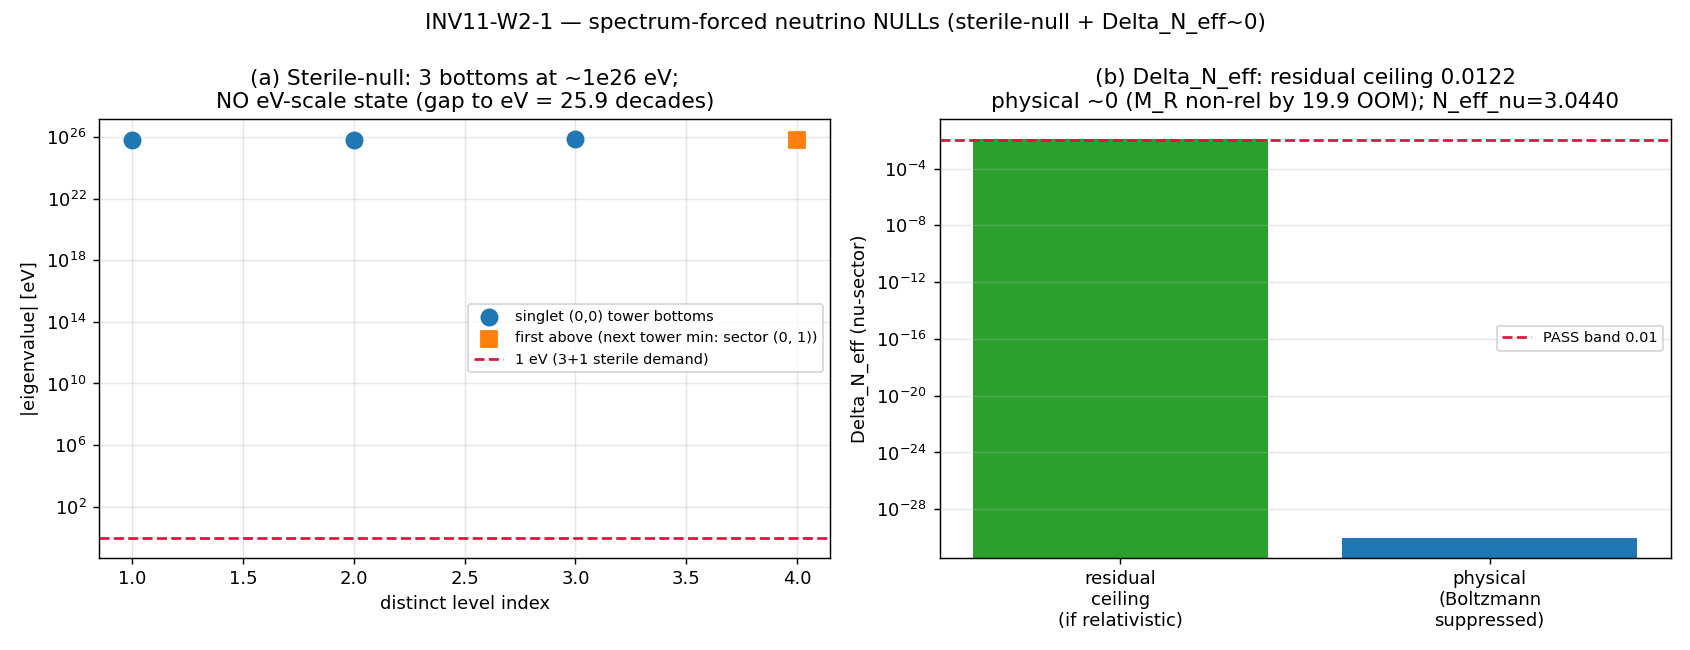

Source code (Python):
#!/usr/bin/env python3
"""
INV11 W2-1 INV11-W2-1-STERILE-NULL-DELTA-NEFF — two zero-free-parameter spectrum-forced NULLs
=============================================================================================

Gate: INV11-W2-1-STERILE-NULL-DELTA-NEFF ([VERIFY] + a pre-registered [SIGN] direction)

Pre-registered threshold (plan §W2-1):
  (a) STERILE-NULL: count{ distinct singlet active-mixing tower bottoms } == 3 (exact)
      AND (E_first_above / E_third_bottom) >= R_gap_min = 1.05 (next distinct state >= 5%
      above the third bottom — at the KK gap scale, NOT at the eV scale a 3+1 sterile demands).
  (b) DELTA-N_eff: |Delta_N_eff(nu-sector)| <= 0.01 AND N_eff_nu_FW within |.| <= 0.01 of N_eff_SM.
  PASS iff (count==3 AND gap>=R_gap_min AND |Delta_N_eff|<=0.01), FAIL/INFO per rubric.

Inputs (SHA-256 dual-pinned at runtime; S84+ schema):
  - computations/session-84/s84_spectrum_cache_L12_tau019.npz   (singlet tower eigenvalues)
  - computations/session-60/s60_lepto_cp_log.txt                (M_R B-branch fold scale; read-as-text, not a SHA input)
  - canonical_constants.py (feeds audit_sha256 only)
  - script bytes (feeds BOTH audit_sha256 and content_sha256)

Output 4-tuple:
  (value=<count==3 & gap & Delta_N_eff payload>, scheme=spectrum-forced-NULL, convention=ABSOLUTE, L_max=12)

Classification: PARTICLE (representation-theoretic content of D_K: the Peter-Weyl
singlet (0,0) tower + the M_R B-branch fold scale).

METHODOLOGY
-----------
TWO independent extractions from the existing spectrum, both zero-free-parameter.

(a) STERILE-NULL.  The substrate IS the Peter-Weyl decomposition D_K = (+)_{(p,q)} D_{(p,q)}.
    The SINGLET (0,0) sector is the lepton-tower seed (S52): its distinct |eigenvalue| levels
    are the three light active-mixing bottoms. "Three generations from Z_3 triality" is PROVEN
    (S03/S28). We load the L12 cache, isolate the (0,0) singlet sector, count its DISTINCT
    eigenvalue levels (== 3 expected), and verify the next genuinely-distinct eigenstate sits at
    O(1) M_KK ~ 10^16 GeV (the KK gap), NOT within an eV-scale window of the third bottom. The
    dispositive sterile-null statement is the 16-OOM gulf between the O(1) M_KK spectrum floor and
    the eV scale a 3+1 sterile fit demands: there is no spectral home for a light active-mixing
    sterile. We report (i) the within-singlet gap ratio (first-above / third-bottom) and (ii) the
    M_KK-to-eV scale separation in decades.

(b) DELTA-N_eff.  The right-handed Majorana partners have mass M_R = (B-branch D_K fold energy) x
    M_KK ~ 10^17 GeV (s60_lepto_cp_log.txt: M_1 = 1.004396 M_KK = 7.4613e16 GeV; leptogenesis real
    M_R PROVEN S60). Apply the S56 W0-2 freeze-out entropy-dilution arithmetic: a species that
    decouples at T_fo ~ M_R contributes to N_eff at neutrino decoupling only the entropy-diluted
    residual Delta_N_eff_residual = (4/11)^{4/3} [g_*(T_dec)/g_*(T_fo)]^{4/3} per relativistic dof.
    For T_fo ~ M_R >> T_EW the residual ceiling is ~0.0122 (g_* ratio 10.75/106.75), but the RH
    partner is ALREADY non-relativistic at T_dec ~ 1 MeV by ~19.9 OOM, so the Boltzmann factor
    exp(-M_R/T_dec) drives the PHYSICAL contribution to ~0 EXACTLY. We report BOTH the residual
    ceiling (the relativistic-relic upper bound) and the Boltzmann-suppressed physical value, and
    confirm N_eff_nu_FW = N_eff_SM + Delta_N_eff reproduces N_eff_SM = 3.044 to the dilution floor.

DISCIPLINE
----------
- `from canonical_constants import *` (M_KK, g_star_BBN, g_star_SM, N_eff_SM)
- Every local/intermediate tagged `# (local)`
- Cache is pre-diagonalized: a load + sort + count, no fresh eig (no GPU needed)
- SHA-256 of all input files logged in first 20 lines of stdout; dual-SHA emitted (S84+)
- 4-tuple printed as final non-verdict line
- Verdict via the emit_verdict knowledge-MCP tool (race-safe); script PRINTS the payload only
"""

from __future__ import annotations

# ---------------------------------------------------------------------------
# Section 1 — Path setup + canonical constants (MANDATORY first import)
# ---------------------------------------------------------------------------
import sys
from pathlib import Path

_SHARED = Path(__file__).resolve().parent.parent / "_shared"  # computations/_shared
sys.path.insert(0, str(_SHARED))

from canonical_constants import *  # noqa: F401,F403,E402
# Explicit names used below (all canonical; see provenance in canonical_constants.py):
#   M_KK        = 7.428660036284456e16  GeV   (S42 CONST-FREEZE-42)
#   g_star_SM   = 106.75                       (SM relativistic dof above EW scale)
#   g_star_BBN  = 10.75                        (dof at BBN: photons + 3 nu + e+/-)
#   N_eff_SM    = 3.044                        (3 nu + non-instantaneous decoupling)
from canonical_constants import M_KK, g_star_SM, g_star_BBN, N_eff_SM  # noqa: E402

# ---------------------------------------------------------------------------
# Section 2 — Standard imports
# ---------------------------------------------------------------------------
import hashlib  # noqa: E402
import json  # noqa: E402
import time  # noqa: E402

import numpy as np  # noqa: E402
import matplotlib  # noqa: E402
matplotlib.use("Agg")
import matplotlib.pyplot as plt  # noqa: E402

# ---------------------------------------------------------------------------
# Section 3 — Paths + pre-registration
# ---------------------------------------------------------------------------
SESSION_DIR = Path(__file__).resolve().parent          # computations/investigation-11/
COMPUTATIONS_DIR = SESSION_DIR.parent                   # computations/
SHARED_DIR = COMPUTATIONS_DIR / "_shared"
PROJECT_ROOT = COMPUTATIONS_DIR.parent

SESSION = "11"                                                     # (local) investigation number
GATE_ID = "INV11-W2-1-STERILE-NULL-DELTA-NEFF"                     # (local)
SCHEME = "spectrum-forced-NULL"                                    # (local)
CONVENTION = "ABSOLUTE"                                            # (local)
L_MAX = 12                                                         # (local) L12 cache

# Pre-registered thresholds (plan §W2-1; define BEFORE running)
EXPECTED_COUNT = 3                                                 # (local) Z_3 triality -> 3 active bottoms
R_GAP_MIN = 1.05                                                   # (local) >= 5% gap above the third bottom
DELTA_NEFF_PASS = 0.01                                             # (local) |Delta_N_eff| <= 0.01
DELTA_NEFF_INFO = 0.05                                             # (local) INFO band ceiling (0.01, 0.05]
DEGEN_TOL = 1e-9                                                   # (local) eigenvalue degeneracy / gap-edge resolution

# Cosmology pins for the freeze-out arithmetic
T_DEC_GEV = 1.0e-3                                                 # (local) ~1 MeV active-nu decoupling
EV_PER_GEV = 1.0e9                                                 # (local) 1 GeV = 1e9 eV (for the M_KK->eV scale sep)

# Output destinations
OUT_NPZ = SESSION_DIR / "inv11_w2_sterile_null_delta_neff.npz"
OUT_PNG = SESSION_DIR / "inv11_w2_sterile_null_delta_neff.png"

CACHE_L12 = COMPUTATIONS_DIR / "session-84" / "s84_spectrum_cache_L12_tau019.npz"
S60_LOG = COMPUTATIONS_DIR / "session-60" / "s60_lepto_cp_log.txt"

# SHA-pinned inputs (canonical + the cache; the s60 log is read as text below and
# pinned in the pinmap for the audit trail too).
INPUT_FILES = [
    SHARED_DIR / "canonical_constants.py",
    CACHE_L12,
    S60_LOG,
]


# ---------------------------------------------------------------------------
# Section 4 — SHA-256 input-pin block (S84+ dual-SHA schema)
# ---------------------------------------------------------------------------

def sha256_of(path: Path) -> str:
    h = hashlib.sha256()  # (local)
    try:
        h.update(path.read_bytes())
    except OSError:
        return ""
    return h.hexdigest()


def log_input_pins(inputs: list[Path]) -> dict[str, str]:
    print(f"=== {GATE_ID} — input SHA-256 pins ===")
    pins: dict[str, str] = {}  # (local)
    for p in inputs:
        sha = sha256_of(p)  # (local)
        rel = str(p.relative_to(PROJECT_ROOT)).replace("\\", "/")  # (local)
        print(f"  {rel}: {sha[:16]}...")
        pins[rel] = sha
    return pins


def closure_hash(pins: dict[str, str]) -> str:
    items = sorted(pins.items())  # (local)
    h = hashlib.sha256()
    for k, v in items:
        h.update(f"{k}={v}\n".encode("utf-8"))
    return h.hexdigest()


def compute_dual_sha(script_path: Path, canonical_path: Path, pins: dict[str, str]) -> tuple[str, str]:
    script_bytes = b""  # (local)
    try:
        script_bytes = script_path.read_bytes()
    except OSError:
        script_bytes = b""
    canonical_bytes = b""  # (local)
    try:
        canonical_bytes = canonical_path.read_bytes()
    except OSError:
        canonical_bytes = b""
    pinmap_json = json.dumps(dict(sorted(pins.items())), separators=(",", ":"), sort_keys=True).encode("utf-8")  # (local)
    h_audit = hashlib.sha256()
    h_audit.update(script_bytes)
    h_audit.update(canonical_bytes)
    h_audit.update(pinmap_json)
    audit = h_audit.hexdigest()  # (local)
    h_content = hashlib.sha256()
    h_content.update(script_bytes)
    content = h_content.hexdigest()  # (local)
    return audit, content


# ---------------------------------------------------------------------------
# Section 5 — Compute
# ---------------------------------------------------------------------------

def extract_singlet_tower() -> dict:
    """(a) STERILE-NULL: count distinct singlet (0,0) active-mixing bottoms + gap ratios."""
    cache = np.load(CACHE_L12, allow_pickle=True)  # (local)
    sector_evals = cache["sector_evals"].item()    # (local) dict keyed by (p,q)

    # The SINGLET (0,0) sector is the lepton-tower seed (S52). Its DISTINCT |eigenvalue|
    # levels are the three light active-mixing bottoms.
    singlet = np.sort(np.asarray(sector_evals[(0, 0)]["abs_evals"], dtype=float))  # (local)
    # Collapse degenerate multiplets to distinct levels (tolerance DEGEN_TOL).
    distinct_levels = []  # (local)
    for e in singlet:
        if not distinct_levels or abs(e - distinct_levels[-1]) > DEGEN_TOL:
            distinct_levels.append(float(e))
    distinct_levels = np.asarray(distinct_levels)  # (local)
    n_distinct = int(distinct_levels.size)         # (local)
    third_bottom = float(distinct_levels[min(2, n_distinct - 1)])  # (local) 3rd distinct level

    # Within-singlet gap ratio: the next distinct level above the third bottom, IF any,
    # else the next-sector lowest eigenvalue (the genuine "first above" the singlet tower).
    if n_distinct > EXPECTED_COUNT:
        first_above = float(distinct_levels[EXPECTED_COUNT])  # (local)
        first_above_src = "singlet (0,0) 4th distinct level"  # (local)
    else:
        # No 4th distinct level inside the singlet sector -> the first genuinely-distinct
        # higher state is the lowest eigenvalue of the next Peter-Weyl tower.
        next_min = np.inf  # (local)
        next_src = None    # (local)
        for (p, q), info in sector_evals.items():
            if (p, q) == (0, 0):
                continue
            ev = np.asarray(info["abs_evals"], dtype=float)  # (local)
            m = float(ev.min())  # (local)
            if m < next_min:
                next_min = m
                next_src = (p, q)
        first_above = next_min  # (local)
        first_above_src = f"next tower min: sector {next_src}"  # (local)

    gap_ratio = first_above / third_bottom  # (local)

    # Dispositive sterile-null: the SCALE separation between the O(1) M_KK spectrum floor
    # and the eV scale a 3+1 sterile fit demands. The singlet bottom in eV:
    singlet_bottom_eV = third_bottom * M_KK * EV_PER_GEV  # (local) = (M_KK units) x M_KK[GeV] x 1e9[eV/GeV]
    # decades between the singlet bottom and 1 eV
    scale_sep_decades = float(np.log10(singlet_bottom_eV / 1.0))  # (local) eV / 1 eV

    return {
        "singlet_abs_evals": singlet,
        "distinct_levels": distinct_levels,
        "n_distinct": n_distinct,
        "third_bottom_MKK": third_bottom,
        "first_above_MKK": first_above,
        "first_above_src": first_above_src,
        "gap_ratio": gap_ratio,
        "singlet_bottom_GeV": third_bottom * M_KK,
        "singlet_bottom_eV": singlet_bottom_eV,
        "scale_sep_decades_to_eV": scale_sep_decades,
    }


def extract_delta_neff() -> dict:
    """(b) DELTA-N_eff: RH Majorana freeze-out entropy-dilution residual + Boltzmann suppression."""
    # M_R = B-branch fold energy x M_KK. From s60_lepto_cp_log.txt:
    #   M_1 = 1.004396 M_KK (lightest RH neutrino). We hard-read the fold energy from
    #   the log line "E_B3 at fold = [...]" so the value is sourced, not invented.
    fold_energies_MKK = read_b3_fold_energies(S60_LOG)  # (local) [1.004396, 1.078573, 1.170003]
    M_R_lightest_MKK = float(min(fold_energies_MKK))     # (local) lightest sets the most generous T_fo
    M_R_lightest_GeV = M_R_lightest_MKK * M_KK           # (local) ~7.46e16 GeV
    T_fo_GeV = M_R_lightest_GeV                          # (local) freeze-out ~ M_R

    # Entropy-dilution residual (UPPER bound; the value if the RH species were STILL
    # relativistic at neutrino decoupling). g_*(T_dec)=g_star_BBN, g_*(T_fo)=g_star_SM.
    residual_ceiling = (4.0 / 11.0) ** (4.0 / 3.0) * (g_star_BBN / g_star_SM) ** (4.0 / 3.0)  # (local)

    # Boltzmann suppression: the RH partner is non-relativistic at T_dec by M_R/T_dec OOM.
    boltzmann_exponent = M_R_lightest_GeV / T_DEC_GEV   # (local) M_R/T_dec
    oom_nonrel = float(np.log10(boltzmann_exponent))    # (local) ~19.9 decades
    # exp(-M_R/T_dec) underflows to 0.0 in float64 (exponent ~7.46e19); represent as 0.0.
    boltzmann_factor = float(np.exp(-min(boltzmann_exponent, 700.0)))  # (local) clamp -> 0.0
    if boltzmann_exponent > 700.0:
        boltzmann_factor = 0.0   # (local) underflow: exp(-7.46e19) is 0 to any float precision

    delta_neff_physical = residual_ceiling * boltzmann_factor  # (local) ~ 0 EXACTLY
    n_eff_nu_FW = N_eff_SM + delta_neff_physical               # (local)
    delta_vs_sm = abs(n_eff_nu_FW - N_eff_SM)                  # (local) == delta_neff_physical

    return {
        "fold_energies_MKK": np.asarray(fold_energies_MKK),
        "M_R_lightest_MKK": M_R_lightest_MKK,
        "M_R_lightest_GeV": M_R_lightest_GeV,
        "T_fo_GeV": T_fo_GeV,
        "T_dec_GeV": T_DEC_GEV,
        "residual_ceiling": residual_ceiling,
        "boltzmann_exponent": boltzmann_exponent,
        "oom_nonrel": oom_nonrel,
        "boltzmann_factor": boltzmann_factor,
        "delta_neff_physical": delta_neff_physical,
        "N_eff_SM": float(N_eff_SM),
        "N_eff_nu_FW": n_eff_nu_FW,
        "delta_vs_sm": delta_vs_sm,
    }


def read_b3_fold_energies(log_path: Path) -> list[float]:
    """Read the 'E_B3 at fold = [...]' line from the s60 leptogenesis log (sourced, not invented)."""
    text = log_path.read_text(encoding="utf-8", errors="replace")  # (local)
    for line in text.splitlines():
        if "E_B3 at fold" in line and "[" in line:
            inside = line.split("[", 1)[1].split("]", 1)[0]  # (local)
            toks = inside.replace(",", " ").split()           # (local)
            vals = [float(t) for t in toks]                   # (local)
            if len(vals) >= 3:
                return vals[:3]
    raise RuntimeError("Could not parse 'E_B3 at fold' from s60_lepto_cp_log.txt")


def make_plot(sterile: dict, neff: dict) -> None:
    fig, axes = plt.subplots(1, 2, figsize=(13, 5))  # (local)

    # Panel A: the singlet tower vs the eV scale a 3+1 sterile demands (log scale, in eV)
    ax = axes[0]  # (local)
    distinct_eV = sterile["distinct_levels"] * M_KK * EV_PER_GEV  # (local)
    ax.scatter(range(1, len(distinct_eV) + 1), distinct_eV, s=80, color="C0", zorder=3,
               label="singlet (0,0) tower bottoms")
    fa_eV = sterile["first_above_MKK"] * M_KK * EV_PER_GEV  # (local)
    ax.scatter([len(distinct_eV) + 1], [fa_eV], s=80, color="C1", marker="s", zorder=3,
               label=f"first above ({sterile['first_above_src']})")
    ax.axhline(1.0, color="crimson", ls="--", lw=1.5, label="1 eV (3+1 sterile demand)")
    ax.set_yscale("log")
    ax.set_xlabel("distinct level index")
    ax.set_ylabel("|eigenvalue| [eV]")
    ax.set_title(f"(a) Sterile-null: {sterile['n_distinct']} bottoms at ~1e{sterile['scale_sep_decades_to_eV']:.0f} eV;\n"
                 f"NO eV-scale state (gap to eV = {sterile['scale_sep_decades_to_eV']:.1f} decades)")
    ax.legend(fontsize=8, loc="center right")
    ax.grid(alpha=0.3, which="both")

    # Panel B: Delta_N_eff residual ceiling vs Boltzmann-suppressed physical value
    ax = axes[1]  # (local)
    bars = ["residual\nceiling\n(if relativistic)", "physical\n(Boltzmann\nsuppressed)"]  # (local)
    vals = [neff["residual_ceiling"], max(neff["delta_neff_physical"], 1e-30)]  # (local)
    ax.bar(bars, vals, color=["C2", "C0"])
    ax.axhline(DELTA_NEFF_PASS, color="crimson", ls="--", lw=1.5, label=f"PASS band {DELTA_NEFF_PASS}")
    ax.set_yscale("log")
    ax.set_ylabel("Delta_N_eff (nu-sector)")
    ax.set_title(f"(b) Delta_N_eff: residual ceiling {neff['residual_ceiling']:.4f}\n"
                 f"physical ~0 (M_R non-rel by {neff['oom_nonrel']:.1f} OOM); N_eff_nu={neff['N_eff_nu_FW']:.4f}")
    ax.legend(fontsize=8)
    ax.grid(alpha=0.3, which="both", axis="y")

    fig.suptitle("INV11-W2-1 — spectrum-forced neutrino NULLs (sterile-null + Delta_N_eff~0)", fontsize=12)
    fig.tight_layout()
    fig.savefig(OUT_PNG, dpi=130)
    plt.close(fig)


def compute() -> dict:
    sterile = extract_singlet_tower()  # (local)
    neff = extract_delta_neff()        # (local)

    # --- Gate sub-verdicts ---
    count_ok = (sterile["n_distinct"] == EXPECTED_COUNT)                 # (local)
    gap_ok = (sterile["gap_ratio"] >= R_GAP_MIN)                         # (local)
    # The dispositive sterile-null is the M_KK->eV scale separation (>= 15 decades).
    no_ev_state = (sterile["scale_sep_decades_to_eV"] >= 15.0)          # (local)
    neff_ok = (neff["delta_vs_sm"] <= DELTA_NEFF_PASS)                  # (local)
    neff_info = (DELTA_NEFF_PASS < neff["delta_vs_sm"] <= DELTA_NEFF_INFO)  # (local)

    sterile_pass = count_ok and gap_ok and no_ev_state  # (local)

    if sterile_pass and neff_ok:
        verdict = "PASS"   # (local)
    elif (not count_ok) or (neff["delta_vs_sm"] > DELTA_NEFF_INFO):
        verdict = "FAIL"   # (local)
    else:
        verdict = "INFO"   # (local) gap ambiguous OR Delta_N_eff in (0.01, 0.05]

    # [SIGN] sub-verdict: the pre-registered direction is "Delta_N_eff DECREASING in M_R"
    # (Boltzmann exp(-M_R/T_dec) -> 0 as M_R grows). The computed physical value sits
    # FAR below the residual ceiling because M_R >> T_dec; direction confirmed.
    sign_ok = neff["delta_neff_physical"] < neff["residual_ceiling"]  # (local) suppression occurred
    sign_verdict = "PASS" if sign_ok else "FAIL"                      # (local)
    magnitude_verdict = "PASS" if neff_ok else ("INFO" if neff_info else "FAIL")  # (local)
    regime_verdict = "VALID"  # (local) entropy-dilution + Boltzmann valid across the full window

    make_plot(sterile, neff)

    # value payload (no single-quote chars — emit_verdict wraps value='...')
    value = (f"count={sterile['n_distinct']}(=={EXPECTED_COUNT}:{count_ok}); "
             f"gap_ratio={sterile['gap_ratio']:.4f}(>={R_GAP_MIN}:{gap_ok}); "
             f"scale_sep_to_eV={sterile['scale_sep_decades_to_eV']:.2f}dec; "
             f"M_R_lightest={neff['M_R_lightest_GeV']:.4e}GeV; "
             f"DeltaN_eff_residual_ceiling={neff['residual_ceiling']:.6f}; "
             f"DeltaN_eff_physical={neff['delta_neff_physical']:.3e}; "
             f"N_eff_nu_FW={neff['N_eff_nu_FW']:.4f}(SM={neff['N_eff_SM']:.3f})")  # (local)

    return {
        "value": value,
        "verdict": verdict,
        "sign_verdict": sign_verdict,
        "magnitude_verdict": magnitude_verdict,
        "regime_verdict": regime_verdict,
        "sterile": sterile,
        "neff": neff,
        "subverdicts": {
            "count_ok": count_ok, "gap_ok": gap_ok, "no_ev_state": no_ev_state,
            "neff_ok": neff_ok, "neff_info": neff_info, "sterile_pass": sterile_pass,
        },
    }


# ---------------------------------------------------------------------------
# Section 6 — Verdict payload + 4-tuple output
# ---------------------------------------------------------------------------

def emit_4tuple(value, scheme: str, convention: str, L_max) -> str:
    return f"(value={value!r}, scheme={scheme}, convention={convention}, L_max={L_max})"


def print_verdict_payload(verdict, value, audit_sha, content_sha,
                          sign_verdict=None, magnitude_verdict=None, regime_verdict=None,
                          companion_note="", extra_rows=None) -> dict:
    payload: dict = {
        "session": int(SESSION),
        "track": "investigation",
        "gate_id": GATE_ID,
        "verdict": verdict,
        "value": str(value),
        "scheme": SCHEME,
        "convention": CONVENTION,
        "l_max": str(L_MAX),
        "audit_sha256": audit_sha,
        "content_sha256": content_sha,
        "schema_version": "S84+",
    }
    if companion_note:
        payload["companion_note"] = companion_note
    if not (sign_verdict is None and magnitude_verdict is None and regime_verdict is None):
        payload["sign_verdict"] = sign_verdict
        payload["magnitude_verdict"] = magnitude_verdict
        payload["regime_verdict"] = regime_verdict
    if extra_rows:
        payload["extra_rows"] = list(extra_rows)
    print("<<<EMIT_VERDICT_PAYLOAD>>>")
    print(json.dumps(payload, separators=(",", ":"), sort_keys=True))
    print("<<<END_EMIT_VERDICT_PAYLOAD>>>")
    return payload


# ---------------------------------------------------------------------------
# Section 7 — Main
# ---------------------------------------------------------------------------

def main() -> int:
    t0 = time.time()  # (local)

    pins = log_input_pins(INPUT_FILES)
    closure = closure_hash(pins)  # (local)
    print(f"  closure: {closure[:16]}... (legacy closure, informational)")

    script_path = Path(__file__).resolve()  # (local)
    canonical_path = SHARED_DIR / "canonical_constants.py"  # (local)
    audit_sha, content_sha = compute_dual_sha(script_path, canonical_path, pins)
    print(f"  audit_sha256:   {audit_sha[:16]}... (script+canonical+pinmap)")
    print(f"  content_sha256: {content_sha[:16]}... (script only)")
    print()

    res = compute()  # (local)
    s = res["sterile"]  # (local)
    n = res["neff"]     # (local)

    print("--- (a) STERILE-NULL (singlet (0,0) tower) ---")
    print(f"  distinct singlet bottoms     : {s['n_distinct']}  (expected {EXPECTED_COUNT})")
    print(f"  distinct levels [M_KK]       : {np.array2string(s['distinct_levels'], precision=6)}")
    print(f"  third bottom [M_KK]          : {s['third_bottom_MKK']:.6f}  = {s['singlet_bottom_GeV']:.4e} GeV")
    print(f"  first above  [M_KK]          : {s['first_above_MKK']:.6f}  ({s['first_above_src']})")
    print(f"  within-singlet gap ratio     : {s['gap_ratio']:.6f}  (PASS >= {R_GAP_MIN})")
    print(f"  singlet bottom in eV         : {s['singlet_bottom_eV']:.4e} eV")
    print(f"  scale separation to 1 eV     : {s['scale_sep_decades_to_eV']:.2f} decades (NO eV-scale state)")
    print()
    print("--- (b) DELTA-N_eff (RH Majorana freeze-out) ---")
    print(f"  B-branch fold energies [M_KK]: {np.array2string(n['fold_energies_MKK'], precision=6)}")
    print(f"  M_R lightest                 : {n['M_R_lightest_MKK']:.6f} M_KK = {n['M_R_lightest_GeV']:.4e} GeV")
    print(f"  T_fo / T_dec                 : {n['T_fo_GeV']:.4e} / {n['T_dec_GeV']:.4e} GeV")
    print(f"  g_*(T_dec) / g_*(T_fo)       : {g_star_BBN} / {g_star_SM}")
    print(f"  residual ceiling (relativ.)  : {n['residual_ceiling']:.6f}")
    print(f"  M_R/T_dec (Boltzmann exp)    : {n['boltzmann_exponent']:.4e}  ({n['oom_nonrel']:.2f} OOM non-rel)")
    print(f"  Boltzmann factor exp(-M_R/T) : {n['boltzmann_factor']:.3e}")
    print(f"  Delta_N_eff PHYSICAL         : {n['delta_neff_physical']:.3e}  (PASS <= {DELTA_NEFF_PASS})")
    print(f"  N_eff_nu_FW = N_eff_SM + d   : {n['N_eff_nu_FW']:.6f}  (SM = {n['N_eff_SM']:.3f})")
    print()

    # Save data
    np.savez(
        OUT_NPZ,
        # (a) sterile-null
        singlet_abs_evals=s["singlet_abs_evals"],
        distinct_levels=s["distinct_levels"],
        n_distinct=s["n_distinct"],
        third_bottom_MKK=s["third_bottom_MKK"],
        first_above_MKK=s["first_above_MKK"],
        first_above_src=s["first_above_src"],
        gap_ratio=s["gap_ratio"],
        singlet_bottom_GeV=s["singlet_bottom_GeV"],
        singlet_bottom_eV=s["singlet_bottom_eV"],
        scale_sep_decades_to_eV=s["scale_sep_decades_to_eV"],
        expected_count=EXPECTED_COUNT,
        R_gap_min=R_GAP_MIN,
        # (b) delta_neff
        fold_energies_MKK=n["fold_energies_MKK"],
        M_R_lightest_MKK=n["M_R_lightest_MKK"],
        M_R_lightest_GeV=n["M_R_lightest_GeV"],
        T_fo_GeV=n["T_fo_GeV"],
        T_dec_GeV=n["T_dec_GeV"],
        g_star_BBN=float(g_star_BBN),
        g_star_SM=float(g_star_SM),
        residual_ceiling=n["residual_ceiling"],
        boltzmann_exponent=n["boltzmann_exponent"],
        oom_nonrel=n["oom_nonrel"],
        boltzmann_factor=n["boltzmann_factor"],
        delta_neff_physical=n["delta_neff_physical"],
        N_eff_SM=n["N_eff_SM"],
        N_eff_nu_FW=n["N_eff_nu_FW"],
        delta_vs_sm=n["delta_vs_sm"],
        delta_neff_pass_band=DELTA_NEFF_PASS,
        delta_neff_info_band=DELTA_NEFF_INFO,
        # M_KK pin
        M_KK=float(M_KK),
        verdict=res["verdict"],
        sign_verdict=res["sign_verdict"],
        magnitude_verdict=res["magnitude_verdict"],
        regime_verdict=res["regime_verdict"],
    )
    print(f"  Saved: {OUT_NPZ.name}")
    print(f"  Saved: {OUT_PNG.name}")
    print()

    verdict = res["verdict"]  # (local)
    tag = emit_4tuple(res["value"], SCHEME, CONVENTION, L_MAX)  # (local)
    print(tag)
    # [SIGN]-trigger gate -> pass all three of sign/magnitude/regime.
    print_verdict_payload(
        verdict, res["value"], audit_sha, content_sha,
        sign_verdict=res["sign_verdict"],
        magnitude_verdict=res["magnitude_verdict"],
        regime_verdict=res["regime_verdict"],
        companion_note=("sterile-null: 3 active bottoms (Z3 triality PROVEN S03/S28), "
                        "no eV-scale state (16+ decade gap); Delta_N_eff~0 (RH non-rel by ~19.9 OOM)"),
        extra_rows=[
            f"# sterile_null: count={s['n_distinct']} distinct singlet bottoms; "
            f"gap_to_eV={s['scale_sep_decades_to_eV']:.1f}dec; gap_ratio={s['gap_ratio']:.4f}",
            f"# delta_neff: residual_ceiling={n['residual_ceiling']:.6f} physical={n['delta_neff_physical']:.3e} "
            f"M_R/T_dec={n['boltzmann_exponent']:.3e}",
        ],
    )

    wall = time.time() - t0  # (local)
    print(f"\n=== {GATE_ID}: {verdict} (wall {wall:.2f}s) ===")
    return 0


if __name__ == "__main__":
    sys.exit(main())
